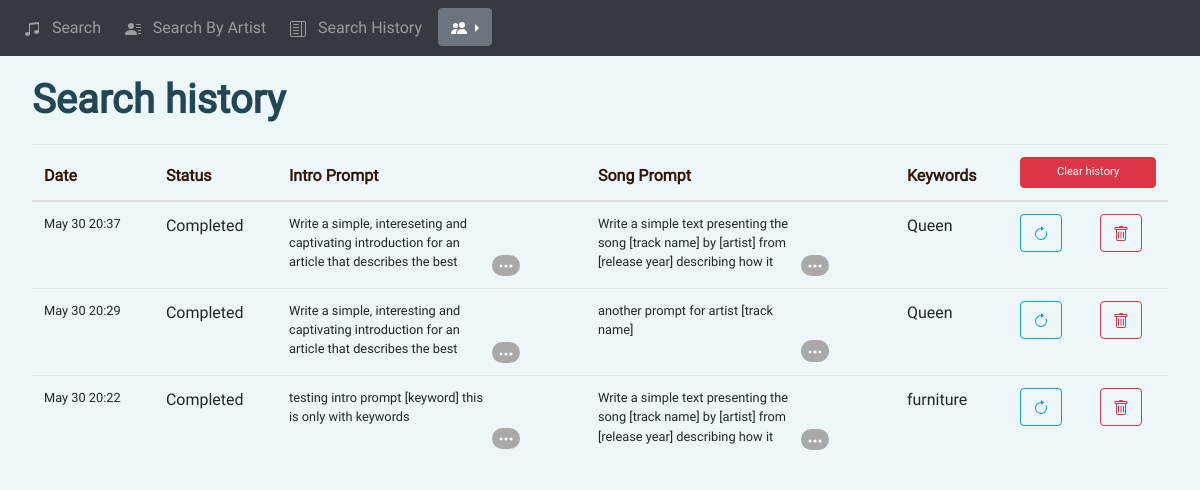
The app's page /history (signed in) with its own data.
### sd_app/models.py (models this page shows)
class Search(db.Model):
    id = db.Column(db.Integer, primary_key=True)
    date = db.Column(db.DateTime(timezone=True), default=func.now())
    user = db.Column(db.String(150))
    keywords = db.Column(db.String(150))
    status = db.Column(db.String(150))
    prompt = db.Column(db.String(516))
    intro_prompt = db.Column(db.String(516))
    user_id = db.Column(db.Integer, db.ForeignKey("user.id"))
    by_artist = db.Column(db.Integer, default=0)
    user_inst = db.relationship("User", back_populates="searches")

### sd_app/views.py (the view)
@views.route('/history', methods=['GET'])
@login_required
def history():
    return render_template("history.html",
                           user=current_user,
                           searches=Search.query.filter_by(user_id=current_user.id).order_by(
                               Search.date.desc()).all(),
                           json_load=json.loads,
                           set=set)

### sd_app/__init__.py (called while the page is built)
def create_app():
    global app
    app = Flask(__name__)
    app.config['SECRET_KEY'] = 'THISISTHESECRETKEY'
    app.config['SQLALCHEMY_DATABASE_URI'] = db_string_conn
    db.init_app(app)
    env = Environment(  # Jinja env
        loader=PackageLoader("sd_app"),
        autoescape=select_autoescape()
    )
    from .views import views
    from .auth import auth
    from .api import api
    app.register_blueprint(views, url_prefix='/')
    app.register_blueprint(auth, url_prefix='/')
    app.register_blueprint(api, url_prefix='/api/')
    from .models import User
    create_database(app)
    login_manager = LoginManager()
    login_manager.login_view = 'auth.login'
    login_manager.init_app(app)
    @login_manager.user_loader
    def load_user(id):
        return User.query.get(int(id))
    return app

### sd_app/templates/history.html (shortened to what this page needs)
{% extends "base.html" %} {% block title %}Search history{% endblock %}
{% block content %}
<h1 class="page-title">Search history</h1>
<table class="table" id="keyword-table">
    <thead>
        <tr>
        <th scope="col">Date</th>
        <th scope="col">Status</th>
        <th scope="col">Intro Prompt</th>
        <th scope="col">Song Prompt</th>
        <th scope="col">Keywords</th>
        <th scope="col" colspan="2">
          <button type="button" class="btn btn-danger" onClick="clear_table('history')" style="font-size:70%;width:100%">Clear history</button>
        </th>
        </tr>
    </thead>
    <tbody>
        {%for search in searches %}
    <tr>
    <td class="text">
        {{search.date.strftime('%b %d %H:%M')}}
    </td>
    <td>
        {% if search.status != 'In progress' and search.status != 'Failed' %}
        {{search.status}}
        {% else %}
        {{search.status}}
        {% endif %}
    </td>
        <td class="text">
            <div class="truncate"><p>{{ search.intro_prompt }}</p></div>
            <button class="expand-btn" onClick="showAlert( {{ "'" + search.intro_prompt + "'" }} )" >
                <svg xmlns="http://www.w3.org/2000/svg" width="16" height="16" fill="currentColor" class="bi bi-three-dots" viewBox="0 0 16 16">
                    <path fill="white" d="M3 9.5a1.5 1.5 0 1 1 0-3 1.5 1.5 0 0 1 0 3zm5 0a1.5 1.5 0 1 1 0-3 1.5 1.5 0 0 1 0 3zm5 0a1.5 1.5 0 1 1 0-3 1.5 1.5 0 0 1 0 3z"/>
                  </svg>
            </button>
        </td>
        <td class="text">
            <div class="truncate">
            <p>{{ search.prompt }} </p></div>
        <button class="expand-btn" onClick="showAlert( {{ "'" + search.prompt + "'" }} )" >
            <svg xmlns="http://www.w3.org/2000/svg" width="16" height="16" fill="currentColor" class="bi bi-three-dots" viewBox="0 0 16 16">
                <path fill="white" d="M3 9.5a1.5 1.5 0 1 1 0-3 1.5 1.5 0 0 1 0 3zm5 0a1.5 1.5 0 1 1 0-3 1.5 1.5 0 0 1 0 3zm5 0a1.5 1.5 0 1 1 0-3 1.5 1.5 0 0 1 0 3z"/>
              </svg>
        </button>
    </td>
        <td>
            {% if search.by_artist %}
            {{ search.keywords }}
            {% else %}
            {{ ', '.join(set(json_load(search.keywords).get('keyword').values())) }}
            {% endif %}
        </td>
        <td class="column_action">
            <button type="button" class="btn btn-outline-info" onClick="repeat_search({{ search.id }}, {{search.by_artist}})">
            </button>
        </td>
    <td class="column_action">
        <button type="button" class="btn btn-outline-danger" onClick="delete_row({{ search.id }}, 'history')">
        </button>
    </td>
    </tr>
        {% endfor %}
  </tbody>
</table>
{% endblock %}

### sd_app/templates/base.html (shortened to what this page needs)
<!DOCTYPE html>
<html>
  <head>
    <link
      rel="stylesheet"
      href="https://stackpath.bootstrapcdn.com/bootstrap/4.4.1/css/bootstrap.min.css"
    />
    <link rel="stylesheet" href="{{ url_for('static', filename='base.css') }}">
  </head>
  <body>
    <nav class="navbar navbar-expand-lg navbar-dark bg-dark">
      <div class="collapse navbar-collapse" id="navbar">
        <div class="navbar-nav">
          {% if user.is_authenticated %}
          <a class="nav-item nav-link" id="search" href="/search">
            &nbsp Search &nbsp
          </a>
          <a class="nav-item nav-link" id="search-by-artist" href="/search-by-artist">
            &nbsp Search By Artist &nbsp
          </a>
          <a class="nav-item nav-link" id="history" href="/history">
            &nbsp Search History &nbsp
          </a>
          <div class="dropdown dropright">
            <button class="btn btn-secondary dropdown-toggle" type="button" id="dropdownMenuButton" data-toggle="dropdown" aria-haspopup="true" aria-expanded="false">
            </button>
          </div>
          {% endif %}
        </div>
      </div>
    </nav>
    <div style="margin:0 2em;">{% block content %}
    {% endblock %}
    </div>
  </body>
</html>

### sd_app/static/base.css (style rules this page uses)
:root { --background:#edf7fa; --background-secondary:#cfd3cf; --primary:#5eb9d5; --primary-title:#224753; --secondary: #d57a5e; --text: #31140a; }
.navbar-nav { font-family: roboto; vertical-align: center; }
.page-title { color:var(--primary-title); font-family:roboto; font-weight:bold; margin-top: 0.5em; margin-bottom: 0.5em; }
table { margin-bottom: 5em; font-family:roboto; padding: 0.85em 1.2em; }
th { color:var(--text); }
button, input, label { font-family:roboto; }
.column_action { justify-content: center; }
.text { font-family: roboto; font-size: 0.8em; }
.truncate { display: -webkit-box; -webkit-line-clamp: 3; -webkit-box-orient: vertical; max-width: 200px; overflow: hidden; max-height:56px; text-overflow:''; display: inline-block; }
.expand-btn { border-radius:1em; border-width: 0; background-color:darkgray; }
html, body { background-color: var(--background); margin:0; padding:0;; }

### records on screen
Search: date "May 30 20:37", status "Completed", intro_prompt "Write a simple, intereseting and captivating introduction for an article that describes the…", prompt "Write a simple text presenting the song [track name] by [artist] from [release year] describing how…", keywords "Queen"
Search: date "May 30 20:29", status "Completed", intro_prompt "Write a simple, interesting and captivating introduction for an article that describes the…", prompt "another prompt for artist [track name]", keywords "Queen"
Search: date "May 30 20:22", status "Completed", intro_prompt "testing intro prompt [keyword] this is only with keywords", prompt "Write a simple text presenting the song [track name] by [artist] from [release year] describing how…", keywords "furniture"
